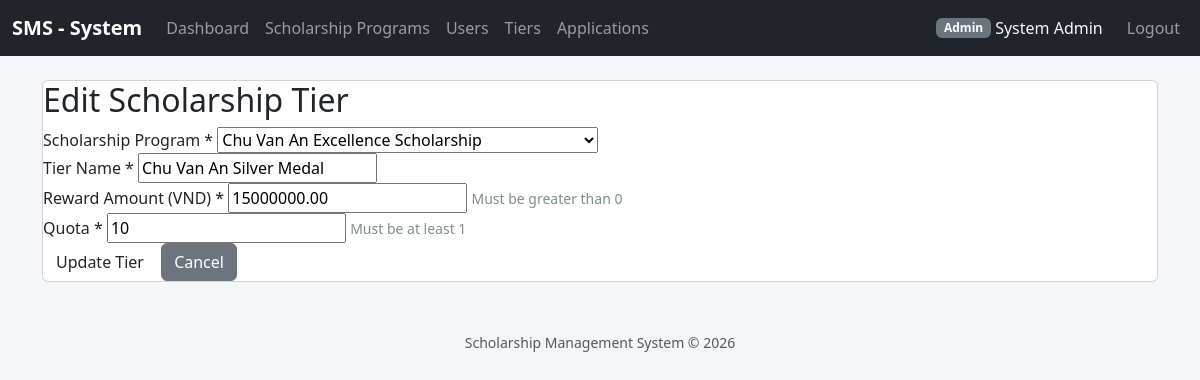
/index.php?controller=scholarship_tiers&action=edit&id=8 (signed in), run on the app's committed database.
### tables this page shows
CREATE TABLE `scholarship_tiers` (
  `id` int(11) NOT NULL,
  `program_id` int(11) NOT NULL,
  `tier_name` varchar(100) NOT NULL,
  `reward_amount` decimal(12,2) NOT NULL,
  `quota` int(11) DEFAULT 0
);

CREATE TABLE `scholarship_programs` (
  `id` int(11) NOT NULL,
  `title` varchar(255) NOT NULL,
  `scholarship_type` enum('internal_academic','corporate_sponsor','social_support') NOT NULL,
  `start_date` date DEFAULT NULL,
  `end_date` date DEFAULT NULL,
  `status` enum('active','closed','draft') DEFAULT 'draft',
  `min_gpa` decimal(3,2) DEFAULT 0.00,
  `min_training_score` int(11) DEFAULT 0
);

### controllers/ScholarshipTierController.php (called while the page is built, shortened)
<?php
require_once __DIR__ . '/../models/ScholarshipTierModel.php';
class ScholarshipTierController {
    private ScholarshipTierModel $model;
    public function __construct() {
        $this->model = new ScholarshipTierModel();
    }
    public function edit(): void {
        $id = (int)($_GET['id'] ?? 0);
        $tier = $this->model->getById($id);
        $programs = $this->model->getAllPrograms();
        require __DIR__ . '/../views/scholarship_tiers/edit.php';
    }
}

### config/database.php (called while the page is built)
<?php
class Database
{
    private static ?PDO $instance = null;
    public static function getConnection(): PDO
    {
        if (self::$instance === null) {
            $host    = 'localhost';
            $dbname  = 'scholarship_system';
            $user    = 'root';
            $pass    = '';
            $charset = 'utf8mb4';
            $dsn = "mysql:host={$host};dbname={$dbname};charset={$charset}";
            $options = [
                PDO::ATTR_ERRMODE            => PDO::ERRMODE_EXCEPTION,
                PDO::ATTR_DEFAULT_FETCH_MODE => PDO::FETCH_ASSOC,
                PDO::ATTR_EMULATE_PREPARES   => false,
            ];
            try {
                self::$instance = new PDO($dsn, $user, $pass, $options);
            } catch (PDOException $e) {
                die('Kết nối CSDL thất bại: ' . $e->getMessage());
            }
        }
        return self::$instance;
    }
}

### models/ScholarshipTierModel.php (called while the page is built, shortened)
<?php
require_once __DIR__ . '/../config/database.php';
class ScholarshipTierModel {
    private PDO $pdo;
    public function __construct() {
        $this->pdo = Database::getConnection();
    }
    public function getById(int $id): array|false {
        $stmt = $this->pdo->prepare("
            SELECT * FROM scholarship_tiers
            WHERE id = ?
        ");
        $stmt->execute([$id]);
        return $stmt->fetch(PDO::FETCH_ASSOC);
    }
    public function getAllPrograms(): array {
        $stmt = $this->pdo->query("
            SELECT id, title
            FROM scholarship_programs
            ORDER BY title ASC
        ");
        return $stmt->fetchAll(PDO::FETCH_ASSOC);
    }
}

### views/scholarship_tiers/edit.php (the view, shortened to what this page needs)
<?php
require __DIR__ . '/../partials/header.php';
?>
<div class="card">
    <h2>Edit Scholarship Tier</h2>
    <form method="POST" action="index.php?controller=scholarship_tiers&action=update">
        <div class="form-group">
            <label for="program_id">Scholarship Program *</label>
            <select id="program_id" name="program_id" required>
                <?php foreach ($programs as $program): ?>
                    <option value="<?= htmlspecialchars($program['id']) ?>"
                            <?= ($tier['program_id'] ?? 0) == $program['id'] ? 'selected' : '' ?>>
                        <?= htmlspecialchars($program['title']) ?>
                    </option>
                <?php endforeach; ?>
            </select>
        </div>
        <div class="form-group">
            <label for="tier_name">Tier Name *</label>
            <input type="text"
                   id="tier_name"
                   name="tier_name"
                   placeholder="e.g., Xuất sắc hạng 1"
                   value="<?= htmlspecialchars($tier['tier_name'] ?? '') ?>"
                   required>
        </div>
        <div class="form-group">
            <label for="reward_amount">Reward Amount (VND) *</label>
            <input type="number"
                   id="reward_amount"
                   name="reward_amount"
                   step="0.01"
                   min="0.01"
                   placeholder="e.g., 5000000"
                   value="<?= htmlspecialchars($tier['reward_amount'] ?? '') ?>"
                   required>
            <small style="color: #7f8c8d;">Must be greater than 0</small>
        </div>
        <div class="form-group">
            <label for="quota">Quota *</label>
            <input type="number"
                   id="quota"
                   name="quota"
                   min="1"
                   placeholder="e.g., 10"
                   value="<?= htmlspecialchars($tier['quota'] ?? '') ?>"
                   required>
            <small style="color: #7f8c8d;">Must be at least 1</small>
        </div>
        <div class="form-actions">
            <button type="submit" class="btn">Update Tier</button>
            <a href="index.php?controller=scholarship_tiers&action=index" class="btn btn-secondary">Cancel</a>
        </div>
    </form>
</div>
<?php require __DIR__ . '/../partials/footer.php'; ?>

### views/partials/header.php (style rules this page uses)
body { background-color: #f4f6f9; }

### data on the page
scholarship_tiers: program_id "Chu Van An Excellence Scholarship", tier_name "Chu Van An Silver Medal", reward_amount "15000000.00", quota "10"

### other printed values
$u['role'] "Admin"
$u['full_name'] "System Admin"
